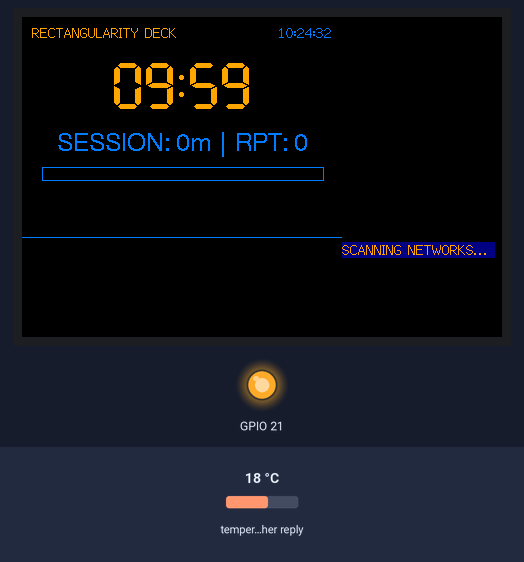
Bench run of a sketch on a simulated ESP32. Parts: 480×320 colour display, output pins drawn as LEDs (lit = HIGH). Inputs (shaded band) come from the test bench; at power-on: temperature in the weather reply 18 °C. WiFi joins after 1.5 s; servers stay silent unless stated; the local clock reads 2024-03-15 10:24:30 at power-on unless the sketch sets it; web services answer with replies made up by the test bench.

Above: at 2.36 s.
At 18.3 s:
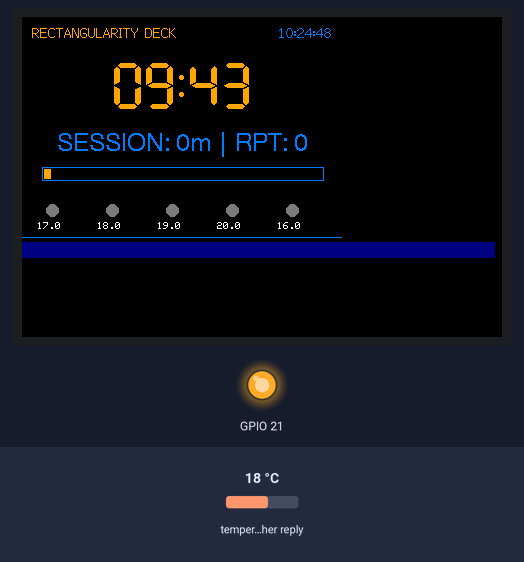
At 20.3 s:
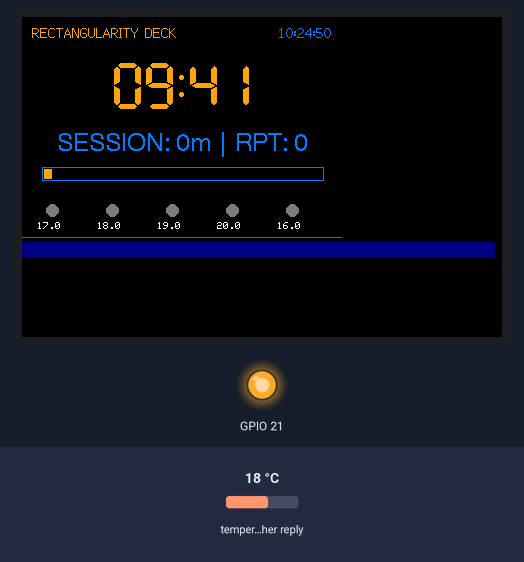
At 24.3 s:
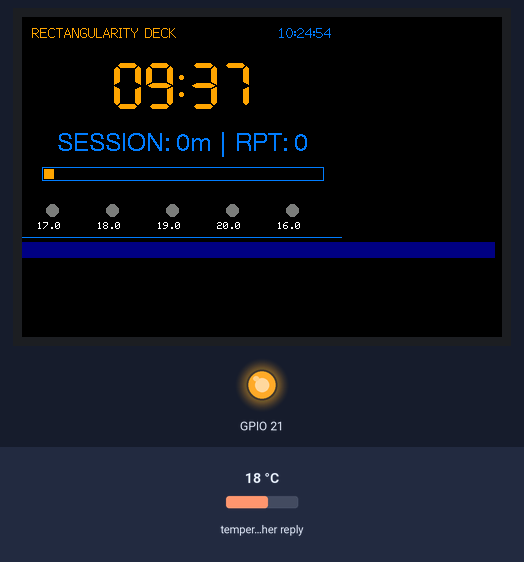
At 29.3 s:
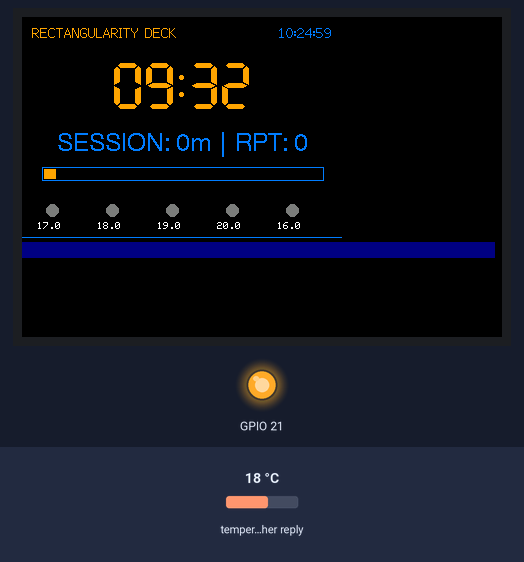
At 38.3 s:
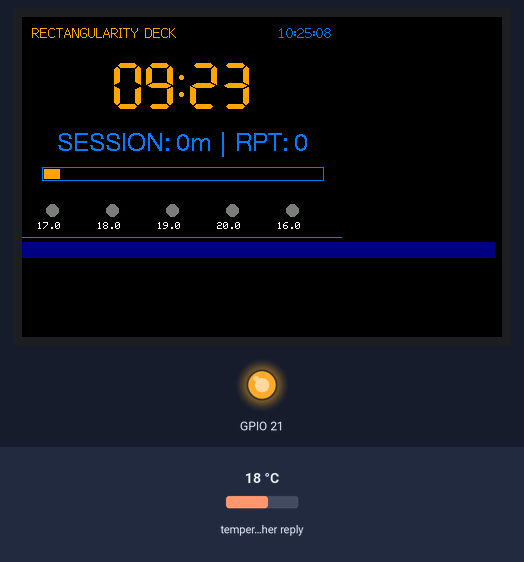

Measured:
- what the display in image 1 shows lasts 1.0 s, from 18.2 s to 19.2 s

The sketch:

esp32_smart_infodeck.ino
```cpp
#include <TFT_eSPI.h>
#include <WiFi.h>
#include <WiFiMulti.h> // New: Handles multiple networks
#include <WiFiClientSecure.h>
#include <HTTPClient.h>
#include <ArduinoJson.h>
#include "time.h"

// --- CONFIG ---
WiFiMulti wifiMulti;
const char* lat = "1.3521";
const char* lon = "103.8198";

TFT_eSPI tft = TFT_eSPI();

// News Storage
String headlines[5];
int currentNewsIdx = 0;
int showCount = 0;
String activeTickerText = "SCANNING NETWORKS... ";
int scrollX = 320;
unsigned long lastScrollMillis = 0;
unsigned long lastNewsSync = 0;
unsigned long lastWeatherSync = 0;
unsigned long sessionStart;
unsigned long lastUpdate = 0;
const unsigned long cycleDuration = 10 * 60 * 1000;
bool barWiped = false;

// Colors
#define C_ORANGE 0xFD20
#define C_BLUE   0x03FF

void setup() {
  pinMode(21, OUTPUT); digitalWrite(21, HIGH);
  tft.init(); tft.setRotation(1);
  tft.fillScreen(TFT_BLACK);
  tft.setTextColor(C_BLUE, TFT_BLACK);
  tft.drawCentreString("INIT MULTI-WIFI...", 160, 110, 2);

  // --- ADD YOUR NETWORKS HERE ---
  wifiMulti.addAP("<set-WIFI-Name>", "<set-WIFI-password>");

  // Attempt connection
  int attempts = 0;
  while (wifiMulti.run() != WL_CONNECTED && attempts < 20) {
    delay(500);
    attempts++;
  }

  configTime(28800, 0, "pool.ntp.org");
  tft.fillScreen(TFT_BLACK);
  sessionStart = millis();
  getLatestNews(); // Initial fetch
}

String cleanText(String text) {
  text.replace("<![CDATA[", ""); text.replace("]]>", "");
  text.replace("&amp;", "&"); text.replace("&quot;", "\"");
  text.trim(); return text;
}

void getLatestNews() {
  if (WiFi.status() != WL_CONNECTED) return;
  WiFiClientSecure client; client.setInsecure();
  HTTPClient http;
  // Fetching from BBC World RSS
  http.begin(client, "https://feeds.bbci.co.uk/news/world/rss.xml");
  http.setTimeout(4000);

  if (http.GET() == 200) {
    String payload = http.getString();
    int lastPos = 0;
    for (int i = 0; i < 5; i++) {
      int itemStart = payload.indexOf("<item>", lastPos);
      if (itemStart == -1) break;
      int tStart = payload.indexOf("<title>", itemStart) + 7;
      int tEnd = payload.indexOf("</title>", tStart);
      int dStart = payload.indexOf("<description>", tEnd) + 13;
      int dEnd = payload.indexOf("</description>", dStart);

      headlines[i] = "  [ NEWS " + String(i+1) + " ]  " + cleanText(payload.substring(tStart, tEnd)) +
                     " :: " + cleanText(payload.substring(dStart, dEnd)) + "  *** ";
      headlines[i].toUpperCase();
      lastPos = dEnd;
    }
  }
  http.end();
}

void drawWeather() {
  HTTPClient http;
  String url = "http://api.open-meteo.com/v1/forecast?latitude="+String(lat)+"&longitude="+String(lon)+"&hourly=temperature_2m,weathercode&forecast_days=1";
  http.begin(url);
  if (http.GET() == 200) {
    DynamicJsonDocument doc(4096);
    deserializeJson(doc, http.getString());
    tft.fillRect(0, 182, 320, 38, TFT_BLACK);
    struct tm ti; getLocalTime(&ti);
    for (int i=0; i<5; i++) {
      int xP = 20 + (i * 60);
      int code = doc["hourly"]["weathercode"][(ti.tm_hour+i+1)%24];
      // Simple Icons
      if (code == 0) tft.fillCircle(xP+10, 195, 5, 0xFFE0); // Sun
      else tft.fillCircle(xP+10, 193, 6, 0x7BEF);           // Cloud
      tft.setTextColor(TFT_WHITE, TFT_BLACK);
      tft.drawFloat(doc["hourly"]["temperature_2m"][(ti.tm_hour+i+1)%24], 1, xP-5, 205, 1);
    }
  }
  http.end();
}

void loop() {
  // Ensure WiFi stays connected / Reconnect if needed
  wifiMulti.run();

  unsigned long now = millis();

  // --- TICKER LOGIC ---
  if (now - lastScrollMillis > 30) {
    lastScrollMillis = now;
    tft.setTextColor(C_ORANGE, 0x0010);
    tft.drawString(activeTickerText, scrollX, 225, 2);
    scrollX -= 2;

    if (scrollX < -(int)(activeTickerText.length() * 8)) {
      scrollX = 320;
      showCount++;

      // Every 2 laps, move to next headline
      if (showCount >= 2) {
        showCount = 0;
        currentNewsIdx++;
        if (currentNewsIdx >= 5 || headlines[currentNewsIdx] == "") {
           currentNewsIdx = 0;
           getLatestNews(); // Fetch FRESH news after cycling all 5 headlines
        }
        activeTickerText = headlines[currentNewsIdx];
      }
    }
    tft.drawFastHLine(0, 220, 320, C_BLUE);
  }

  // --- UI UPDATE ---
  if (now - lastUpdate >= 1000) {
    lastUpdate = now;
    tft.setTextColor(C_ORANGE, TFT_BLACK); tft.drawString("RECTANGULARITY DECK", 10, 8, 2);
    struct tm ti;
    if (getLocalTime(&ti)) {
      char tS[20]; strftime(tS, 20, "%H:%M:%S", &ti);
      tft.setTextColor(C_BLUE, TFT_BLACK); tft.drawRightString(tS, 310, 8, 2);
    }
    unsigned long elapsed = now - sessionStart;
    unsigned long timeInCycle = elapsed % cycleDuration;
    if (timeInCycle < 2000 && !barWiped) { tft.fillRect(0, 145, 320, 35, TFT_BLACK); barWiped = true; }
    if (timeInCycle > 5000) barWiped = false;
    char cD[10]; sprintf(cD, "%02d:%02d", ((cycleDuration-timeInCycle)/60000), ((cycleDuration-timeInCycle)/1000)%60);
    tft.setTextColor(C_ORANGE, TFT_BLACK); tft.drawCentreString(cD, 160, 45, 7);
    tft.setTextColor(C_BLUE, TFT_BLACK);
    char statS[40]; sprintf(statS, "SESSION: %dm | RPT: %d", (int)(elapsed/60000), (int)(elapsed/cycleDuration));
    tft.drawCentreString(statS, 160, 115, 4);
    int bW = map(timeInCycle, 0, cycleDuration, 0, 280);
    tft.drawRect(20, 150, 282, 14, C_BLUE);
    tft.fillRect(22, 152, bW, 10, C_ORANGE);
  }

  if (now - lastWeatherSync > 600000 || lastWeatherSync == 0) { lastWeatherSync = now; drawWeather(); }
}
```
